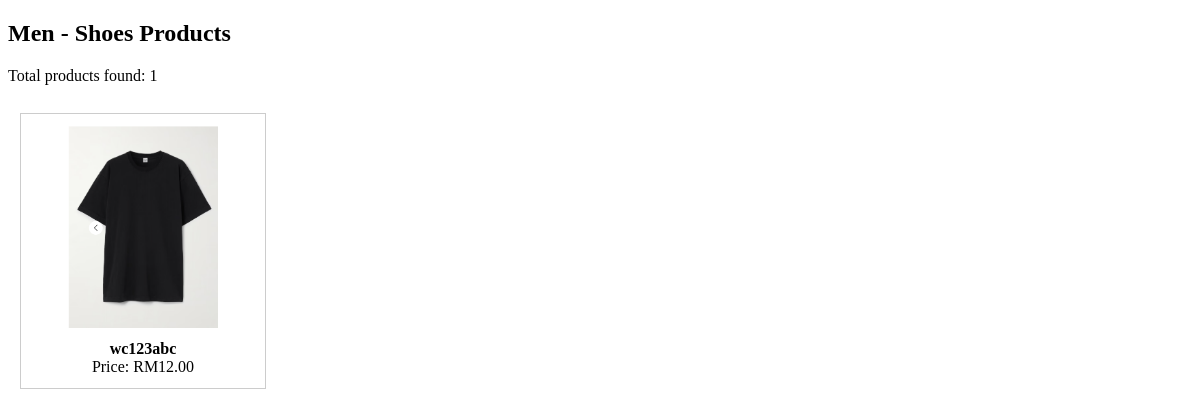
The app's page /category_men_shoes.php with its own data.
### tables this page shows
CREATE TABLE `product` (
  `product_id` int(9) NOT NULL,
  `user_id` int(9) NOT NULL,
  `product_name` varchar(255) NOT NULL,
  `category` varchar(255) NOT NULL,
  `price` decimal(9,2) NOT NULL,
  `description` text NOT NULL,
  `status` varchar(100) NOT NULL,
  `stock_quantity` int(9) NOT NULL,
  `sales_count` int(9) NOT NULL,
  `rate` int(5) DEFAULT NULL,
  `comment` varchar(255) DEFAULT NULL,
  `created_at` datetime NOT NULL DEFAULT current_timestamp(),
  `subcategory` varchar(100) DEFAULT NULL
);

CREATE TABLE `product_image` (
  `image_id` int(11) NOT NULL,
  `product_id` int(11) NOT NULL,
  `image_path` varchar(255) NOT NULL,
  `created_at` datetime DEFAULT current_timestamp()
);

### category_men_shoes.php (the view, shortened to what this page needs)
<?php
$mainCategory = "Men";
$subCategory = "Shoes";
$fullCategory = "$mainCategory - $subCategory";
require 'db.php';
$stmt = $pdo->prepare("SELECT * FROM product WHERE category = ?");
$stmt->execute([$fullCategory]);
$products = $stmt->fetchAll(PDO::FETCH_ASSOC);
?>
<!DOCTYPE html>
<html>
<head>
</head>
<body>
    <h2><?= "$mainCategory - $subCategory" ?> Products</h2>
    <p>Total products found: <?= isset($products) ? count($products) : 0 ?></p>
    <?php if (!empty($products)): ?>
        <ul>
        <?php foreach ($products as $product): ?>
            <li>
    <?php
    $productId = $product['product_id'];
    $imgStmt = $pdo->prepare("SELECT image_path FROM product_image WHERE product_id = ? LIMIT 1");
    $imgStmt->execute([$productId]);
    $image = $imgStmt->fetch(PDO::FETCH_ASSOC);
    $imagePath = $image ? $image['image_path'] : 'placeholder.png';
    ?>
    <a href="product.php?id=<?= $productId ?>" style="text-decoration: none; color: inherit;">
        <img src="<?= htmlspecialchars($imagePath) ?>" alt="Product Image"><br>
        <strong><?= htmlspecialchars($product['product_name']) ?></strong><br>
        Price: RM<?= $product['price'] ?><br>
    </a>
</li>
        <?php endforeach; ?>
        </ul>
    <?php else: ?>
        <p>No products found in <?= $fullCategory ?>.</p>
    <?php endif; ?>
</body>
</html>

### category_men_shoes.php (style rules this page uses)
ul { padding: 0; }
li { list-style: none; border: 1px solid #ccc; padding: 12px; margin: 12px; width: 220px; display: inline-block; vertical-align: top; text-align: center; }
img { width: 150px; height: auto; margin-bottom: 8px; }

### records on screen
product: product_image.image_path (picture), product_name "wc123abc", price "12.00"

### other values on screen
$mainCategory "Men"
$subCategory "Shoes"
count($products) "1"
